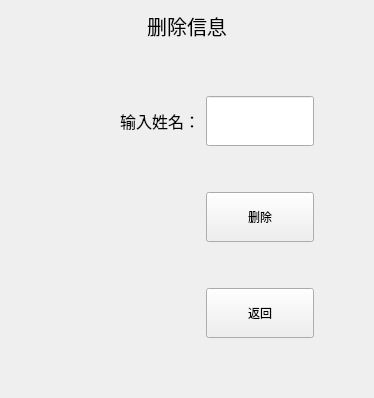
     <widget class="QWidget" name="delete_2">
      <layout class="QVBoxLayout" name="verticalLayout_13">
       <item>
        <widget class="QLabel" name="label_46">
         <property name="maximumSize">
          <size>
           <width>16777215</width>
           <height>100</height>
          </size>
         </property>
         <property name="font">
          <font>
           <family>隶书</family>
           <pointsize>15</pointsize>
          </font>
         </property>
         <property name="text">
          <string>删除信息</string>
         </property>
         <property name="alignment">
          <set>Qt::AlignCenter</set>
         </property>
        </widget>
       </item>
       <item>
        <widget class="QWidget" name="widget_18" native="true">
         <layout class="QGridLayout" name="gridLayout_14">
          <item row="1" column="0">
           <spacer name="horizontalSpacer_39">
            <property name="orientation">
             <enum>Qt::Horizontal</enum>
            </property>
            <property name="sizeType">
             <enum>QSizePolicy::Preferred</enum>
            </property>
            <property name="sizeHint" stdset="0">
             <size>
              <width>100</width>
              <height>20</height>
             </size>
            </property>
           </spacer>
          </item>
          <item row="0" column="2">
           <spacer name="verticalSpacer_22">
            <property name="orientation">
             <enum>Qt::Vertical</enum>
            </property>
            <property name="sizeHint" stdset="0">
             <size>
              <width>20</width>
              <height>40</height>
             </size>
            </property>
           </spacer>
          </item>
          <item row="2" column="2">
           <spacer name="verticalSpacer_23">
            <property name="orientation">
             <enum>Qt::Vertical</enum>
            </property>
            <property name="sizeHint" stdset="0">
             <size>
              <width>20</width>
              <height>40</height>
             </size>
            </property>
           </spacer>
          </item>
          <item row="3" column="2">
           <widget class="QPushButton" name="pushButton">
            <property name="minimumSize">
             <size>
              <width>0</width>
              <height>50</height>
             </size>
            </property>
            <property name="maximumSize">
             <size>
              <width>16777215</width>
              <height>50</height>
             </size>
            </property>
            <property name="text">
             <string>删除</string>
            </property>
           </widget>
          </item>
          <item row="5" column="2">
           <widget class="QPushButton" name="pushButton_2">
            <property name="minimumSize">
             <size>
              <width>0</width>
              <height>50</height>
             </size>
            </property>
            <property name="maximumSize">
             <size>
              <width>16777215</width>
              <height>50</height>
             </size>
            </property>
            <property name="text">
             <string>返回</string>
            </property>
           </widget>
          </item>
          <item row="1" column="3">
           <spacer name="horizontalSpacer_40">
            <property name="orientation">
             <enum>Qt::Horizontal</enum>
            </property>
            <property name="sizeHint" stdset="0">
             <size>
              <width>40</width>
              <height>20</height>
             </size>
            </property>
           </spacer>
          </item>
          <item row="1" column="2">
           <widget class="QLineEdit" name="lineEdit">
            <property name="minimumSize">
             <size>
              <width>0</width>
              <height>50</height>
             </size>
            </property>
            <property name="maximumSize">
             <size>
              <width>16777215</width>
              <height>50</height>
             </size>
            </property>
           </widget>
          </item>
          <item row="4" column="2">
           <spacer name="verticalSpacer_24">
            <property name="orientation">
             <enum>Qt::Vertical</enum>
            </property>
            <property name="sizeHint" stdset="0">
             <size>
              <width>20</width>
              <height>40</height>
             </size>
            </property>
           </spacer>
          </item>
          <item row="6" column="2">
           <spacer name="verticalSpacer_21">
            <property name="orientation">
             <enum>Qt::Vertical</enum>
            </property>
            <property name="sizeHint" stdset="0">
             <size>
              <width>20</width>
              <height>40</height>
             </size>
            </property>
           </spacer>
          </item>
          <item row="1" column="1">
           <widget class="QLabel" name="label_48">
            <property name="font">
             <font>
              <pointsize>12</pointsize>
             </font>
            </property>
            <property name="text">
             <string>输入姓名：</string>
            </property>
           </widget>
          </item>
         </layout>
        </widget>
       </item>
      </layout>
     </widget>
